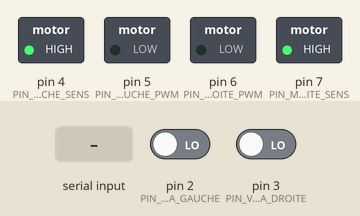
Simulated run of this sketch. Board: Arduino Uno, built with avr-gcc and run on an emulated ATmega328P. Parts: switched loads named in the sketch (green lamp = pin HIGH). The inputs (shaded band) are chosen by the test bench; at power-on: pin 2 (PIN_VOIE_A_GAUCHE) LOW, pin 3 (PIN_VOIE_A_DROITE) LOW.

Above: at 1.2 s.
1.3 s: "v 254 232\n" received over Serial
At 2.7 s:
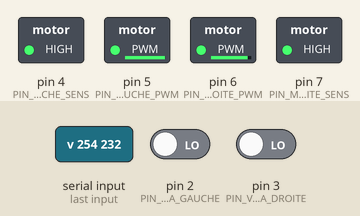
4.3 s: byte 118 (ORDRE_VITESSE) received over Serial
At 4.9 s:
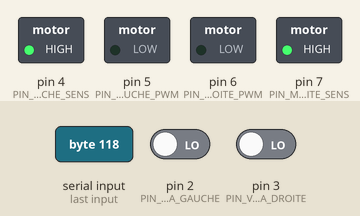
Timing chart, 0 to 7.3 s (numbered marks = the images above; inputs shaded):
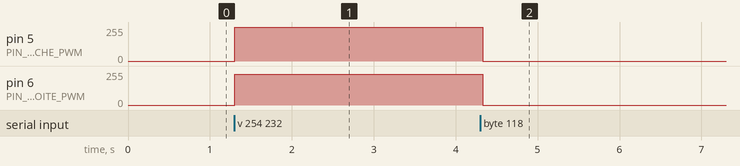

The sketch:

interfaceAsservissementSerie.ino
```cpp
#include <digitalWriteFast.h>


/*######################################################################
 *                        PROTOCOLE
 *######################################################################
Consigne envoyable a la carte:
- chaine de caractere "?\n" -> demande les valeurs decomptees par les encodeurs
 => la carte repond "cransGauche cransDroite\n" e.g. "-102 666\n"
- chaine de caracter "v consigneGauche consigneDroite\n" e.g. "v 254 232"
 -> Envoye les consignes de tension des moteurs gauches et droits (entiers entre -255 et 255)
*/
#define ORDRE_DEMANDE_CRANS  '?'
#define ORDRE_VITESSE        'v'

/*######################################################################
 *                          PINS UTILISEES
 *######################################################################
 */

//Numero de l'interruption utilisee sur front montant de la voie A de l encodeur gauche (0-> pin 2)
#define INTERRUPTION_VOIE_A_GAUCHE 0
#define PIN_VOIE_A_GAUCHE  2
//Pin a laquelle est reliee la voie B de l encodeur gauche (pour avoir le sens de rotation)
#define PIN_VOIE_B_GAUCHE  8

#define INTERRUPTION_VOIE_A_DROITE 1 //(interruption 1 -> pin 3 sur arduino Uno)
#define PIN_VOIE_A_DROITE 3
#define PIN_VOIE_B_DROITE 9

//Pin utilisees pour piloter les moteurs (les PWMs fonctionnent avec les pins 3, 5, 6, 9, 10, et 11)
#define PIN_MOTEUR_GAUCHE_SENS 4
#define PIN_MOTEUR_GAUCHE_PWM 5

#define PIN_MOTEUR_DROITE_SENS 7
#define PIN_MOTEUR_DROITE_PWM 6

/*######################################################################
 *                          VARIABLES GLOBALES
 *######################################################################
 */

//Nombre de crans decomptes a gauche et a droite respectivement (positif ou négatif)
//Ici j ai utilise des long (encodes sur 32 bits) pour ne pas avoir de depassements : avec 32 bits et 512=2^9 crans par tour => environ 2^22 i.e. 4000000 tours avant un overflow
volatile long cransGauche=0;
volatile long cransDroite=0;

/*######################################################################
 *                          SETUP
 *######################################################################
 */
void setup()
{
    Serial.begin(115200);

    //Une interruption sera lancee a chaque front montant sur les voies A des encodeurs
    attachInterrupt(INTERRUPTION_VOIE_A_GAUCHE, InterruptionGauche, CHANGE);
    attachInterrupt(INTERRUPTION_VOIE_A_DROITE, InterruptionDroit, CHANGE);

    //les voies B des encodeurs sont des entrees pour tester le sens de rotation
    pinMode(PIN_VOIE_A_GAUCHE, INPUT);
    pinMode(PIN_VOIE_B_GAUCHE, INPUT);
    pinMode(PIN_VOIE_A_DROITE, INPUT);
    pinMode(PIN_VOIE_B_DROITE, INPUT);

    pinMode(PIN_MOTEUR_DROITE_SENS, OUTPUT);
    pinMode(PIN_MOTEUR_GAUCHE_SENS, OUTPUT);
    pinMode(PIN_MOTEUR_DROITE_PWM, OUTPUT);
    pinMode(PIN_MOTEUR_GAUCHE_PWM, OUTPUT);

    /*Modification du prescaler du timer 0 à 1
    Ainsi les PWMs generes sur les pins 5 et 6 sont cadences a 62,5kHz
    au lieu de 490Hz par defaut. Cela evite un sifflement desaggreable (ultrason).
    Note: cela altere le timer 0 et donc la mesure du temps.
    Plus d'info:
    http://www.pobot.org/Modifier-la-frequence-d-un-PWM.html
    http://arduino.cc/en/Tutorial/SecretsOfArduinoPWM
    Voir page 134 de la datasheet de l'AVR
    */
    TCCR0B = TCCR0B & 0b11111000 | 0b01;

    //Au demarrage, les moteurs sont hors tension
    MettreAJourTensionsMoteurs(0,0);
}
/*######################################################################
 *                          LOOP
 *######################################################################
 */
void loop()
{
  //La boucle consiste à traiter les potentiels messages

  //Si une consigne de vitesse a ete recue on charge les nouvelles consignes de vitesse, comme plusieurs messages peuvent s etre accumuler, on met ca dans une boucle
    if(Serial.available()>0)
    {
      char ordre=Serial.read();
      switch(ordre)
      {
        case ORDRE_VITESSE:
              {
              //Lecture de la consigne de tension moteur gauche
              int tensionGauche=Serial.parseInt();
              //Lecture de la consigne de tension moteur droite
              int tensionDroite=Serial.parseInt();
              //Prise en compte des consignes
              MettreAJourTensionsMoteurs(tensionGauche, tensionDroite);
              /*
              //Pour debugger la transmission des ordres
              Serial.print("ordre vitesse ");
              Serial.print(tensionGauche);
              Serial.print(" ");
              Serial.print(tensionDroite);
              Serial.print("\n");
              */
              }
              break;
        case ORDRE_DEMANDE_CRANS:
              Serial.print(cransGauche);
              Serial.print(" ");
              Serial.print(cransDroite);
              Serial.print("\n");
              break;
      }
    }
}

/*######################################################################
 *                          INTERRUPTIONS
 *######################################################################
 */

//Interruption appelee a chaque front montant sur la voie A de l encodeur gauche
void InterruptionGauche()
{
    if(digitalReadFast(PIN_VOIE_A_GAUCHE)==digitalReadFast(PIN_VOIE_B_GAUCHE))
      cransGauche++;
    else cransGauche--;
}

void InterruptionDroit()
{
    if(digitalReadFast(PIN_VOIE_A_DROITE)==digitalReadFast(PIN_VOIE_B_DROITE))
      cransDroite++;
    else cransDroite--;
}

/*######################################################################
 *                          FONCTIONS
 *######################################################################
 */

inline void MettreAJourTensionsMoteurs(int tensionGauche, int tensionDroite)
{
    //Mise a jours des rapports cycliques et des sens de rotation, en seuillant a 255
    if(tensionDroite >= 0)
    {
      digitalWrite(PIN_MOTEUR_DROITE_SENS, HIGH);
      if(tensionDroite<255)
        analogWrite(PIN_MOTEUR_DROITE_PWM, tensionDroite);
      else analogWrite(PIN_MOTEUR_DROITE_PWM, 255);
    }
    else
    {
      digitalWrite(PIN_MOTEUR_DROITE_SENS, LOW);
      if(tensionDroite > -255)
        analogWrite(PIN_MOTEUR_DROITE_PWM, -tensionDroite);
      else analogWrite(PIN_MOTEUR_DROITE_PWM, 255);
    }

    if(tensionGauche >= 0)
    {
      digitalWrite(PIN_MOTEUR_GAUCHE_SENS, HIGH);
      if(tensionGauche<255)
        analogWrite(PIN_MOTEUR_GAUCHE_PWM, tensionGauche);
      else analogWrite(PIN_MOTEUR_GAUCHE_PWM, 255);
    }
    else
    {
      digitalWrite(PIN_MOTEUR_GAUCHE_SENS, LOW);
      if(tensionGauche > -255)
        analogWrite(PIN_MOTEUR_GAUCHE_PWM, -tensionGauche);
      else analogWrite(PIN_MOTEUR_GAUCHE_PWM, 255);
    }
}
```

Measured:
- after the input at 1.3 s, pin 5 (PIN_MOTEUR_GAUCHE_PWM): 0/255 → 254/255 at once; pin 6 (PIN_MOTEUR_DROITE_PWM): 0/255 → 232/255 at once
- after the input at 4.3 s, pin 5 (PIN_MOTEUR_GAUCHE_PWM): 254/255 → 0/255 at once; pin 6 (PIN_MOTEUR_DROITE_PWM): 232/255 → 0/255 at once
